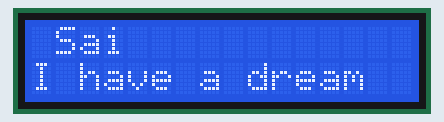
This sketch was run on a simulated Arduino Uno, built with avr-gcc and run on an emulated ATmega328P. On the bench: 16×2 character LCD.

Above: at 0.1 s.
At 4.1 s:
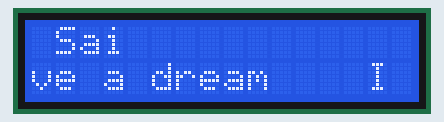
At 6.1 s:
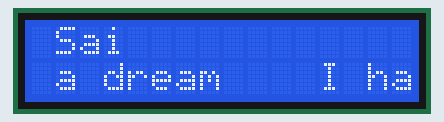
At 9.1 s:
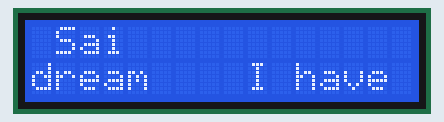
At 14.1 s:
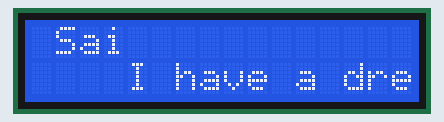
At 19.2 s:
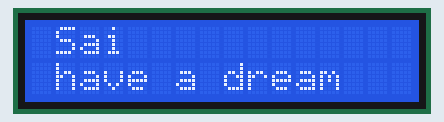

The sketch:

njain36lab3.ino
```cpp
// Nilesh Jain - 653929943
// Lab 3 - Scrolling output
// This code is supposed to show my name and under it my favorite quote which will scroll through the LCD screen.
// Youtube link - https://youtu.be/oZjMqd3BUNg

#include <LiquidCrystal.h>

// LCD points
int rs = 7;
int en = 8;
int d4 = 9;
int d5 = 10;
int d6 = 11;
int d7 = 12;

// library
LiquidCrystal lcd(rs, en, d4, d5, d6, d7);

// scrolling quote
char * quote = "I have a dream     ";
// line number to show string
int lineNum = 1;
int temp = 0;


void setup() {
  // start the LCD screen
  lcd.begin(16, 2);
  // set on column 0, row 0
  lcd.setCursor(1, 0);
  // prints name
  lcd.print("Sai");
}

void loop() {
  // function that has the scrolling quote
  quoteLine();
  // delay for 1 second
  delay(1000);
}

void quoteLine() {
  int len = strlen(quote);
  if (temp == (len - 1)) {
    temp = 0;
  }
  lcd.setCursor(0, lineNum);
  if (temp < lineNum - 16) {
    for (int i = temp; i < temp + 16; i++) {
      lcd.print(quote[i]);
    }
  }
  else {
    for (int i = temp; i < (len - 1); i++) {
      lcd.print(quote[i]);
    }
    for (int i = 0; i <= 16 - (len - temp); i++) {
      lcd.print(quote[i]);
    }
  }
  temp++;
}
```

Measured:
- by itself, everything shown: repeats every 18.0 s, in 18 steps
- what the display in image 1 shows lasts 1.0 s, from 4.1 s to 5.1 s
